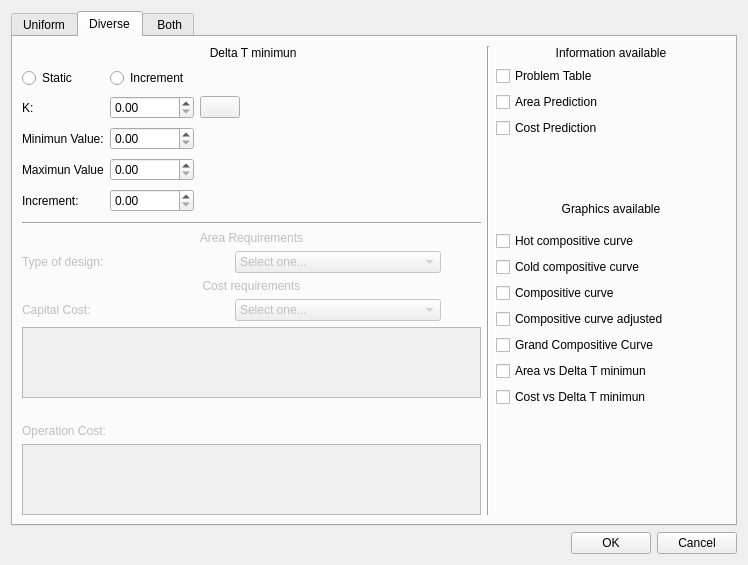
<?xml version="1.0" encoding="UTF-8"?>
<ui version="4.0">
 <class>AnalisisPersonalizado</class>
 <widget class="QWidget" name="AnalisisPersonalizado">
  <property name="geometry">
   <rect>
    <x>0</x>
    <y>0</y>
    <width>748</width>
    <height>556</height>
   </rect>
  </property>
  <property name="windowTitle">
   <string>Form</string>
  </property>
  <layout class="QGridLayout" name="gridLayout">
   <item row="0" column="0">
    <widget class="QTabWidget" name="tabWidget">
     <property name="currentIndex">
      <number>1</number>
     </property>
     <widget class="QWidget" name="uniform">
      <attribute name="title">
       <string>Uniform</string>
      </attribute>
      <layout class="QGridLayout" name="gridLayout_7">
       <item row="1" column="3">
        <layout class="QGridLayout" name="checkboxesinfo">
         <item row="2" column="0">
          <widget class="QCheckBox" name="UCP">
           <property name="text">
            <string>Cost Prediction</string>
           </property>
          </widget>
         </item>
         <item row="1" column="0">
          <widget class="QCheckBox" name="UAP">
           <property name="text">
            <string>Area Prediction</string>
           </property>
          </widget>
         </item>
         <item row="0" column="0">
          <widget class="QCheckBox" name="UPT">
           <property name="text">
            <string>Problem Table</string>
           </property>
          </widget>
         </item>
         <item row="3" column="0">
          <spacer name="verticalSpacer_3">
           <property name="orientation">
            <enum>Qt::Vertical</enum>
           </property>
           <property name="sizeHint" stdset="0">
            <size>
             <width>20</width>
             <height>40</height>
            </size>
           </property>
          </spacer>
         </item>
        </layout>
       </item>
       <item row="4" column="3" rowspan="4">
        <layout class="QGridLayout" name="checkbovesgrap">
         <item row="0" column="0">
          <widget class="QCheckBox" name="UHCC">
           <property name="text">
            <string>Hot compositive curve</string>
           </property>
          </widget>
         </item>
         <item row="5" column="0">
          <widget class="QCheckBox" name="UADTM">
           <property name="text">
            <string>Area vs Delta T minimun</string>
           </property>
          </widget>
         </item>
         <item row="6" column="0">
          <widget class="QCheckBox" name="UCDTM">
           <property name="text">
            <string>Cost vs Delta T minimun</string>
           </property>
          </widget>
         </item>
         <item row="1" column="0">
          <widget class="QCheckBox" name="UCCC">
           <property name="text">
            <string>Cold compositive curve</string>
           </property>
          </widget>
         </item>
         <item row="4" column="0">
          <widget class="QCheckBox" name="UGCC">
           <property name="text">
            <string>Grand Compositive Curve</string>
           </property>
          </widget>
         </item>
         <item row="2" column="0">
          <widget class="QCheckBox" name="UCC">
           <property name="text">
            <string>Compositive curve</string>
           </property>
          </widget>
         </item>
         <item row="3" column="0">
          <widget class="QCheckBox" name="UCCA">
           <property name="text">
            <string>Compositive curve adjusted</string>
           </property>
          </widget>
         </item>
         <item row="7" column="0">
          <spacer name="verticalSpacer_4">
           <property name="orientation">
            <enum>Qt::Vertical</enum>
           </property>
           <property name="sizeHint" stdset="0">
            <size>
             <width>20</width>
             <height>40</height>
            </size>
           </property>
          </spacer>
         </item>
        </layout>
       </item>
       <item row="0" column="0" colspan="2">
        <layout class="QVBoxLayout" name="DeltaHeader">
         <item>
          <widget class="QLabel" name="Utext1">
           <property name="text">
            <string> Delta T minimun</string>
           </property>
           <property name="alignment">
            <set>Qt::AlignCenter</set>
           </property>
          </widget>
         </item>
        </layout>
       </item>
       <item row="0" column="3">
        <layout class="QVBoxLayout" name="InfoAvaHeader">
         <item>
          <widget class="QLabel" name="Utext2">
           <property name="text">
            <string>Information available</string>
           </property>
           <property name="alignment">
            <set>Qt::AlignCenter</set>
           </property>
          </widget>
         </item>
        </layout>
       </item>
       <item row="2" column="3">
        <layout class="QVBoxLayout" name="GraphiHeader">
         <item>
          <widget class="QLabel" name="Utext5">
           <property name="text">
            <string>Graphics available</string>
           </property>
           <property name="alignment">
            <set>Qt::AlignCenter</set>
           </property>
          </widget>
         </item>
        </layout>
       </item>
       <item row="1" column="0" rowspan="2" colspan="2">
        <layout class="QGridLayout" name="Static_Increment">
         <item row="0" column="1">
          <widget class="QRadioButton" name="IncrementradioButton">
           <property name="text">
            <string>Increment</string>
           </property>
          </widget>
         </item>
         <item row="1" column="1">
          <widget class="QDoubleSpinBox" name="Minimun">
           <property name="enabled">
            <bool>true</bool>
           </property>
           <property name="maximum">
            <double>999999999.990000009536743</double>
           </property>
          </widget>
         </item>
         <item row="2" column="1">
          <widget class="QDoubleSpinBox" name="Maximun">
           <property name="maximum">
            <double>999999999.990000009536743</double>
           </property>
          </widget>
         </item>
         <item row="2" column="0">
          <widget class="QLabel" name="Utext10">
           <property name="text">
            <string>Maximun Value</string>
           </property>
          </widget>
         </item>
         <item row="0" column="0">
          <widget class="QRadioButton" name="StaticradioButton">
           <property name="text">
            <string>Static </string>
           </property>
          </widget>
         </item>
         <item row="3" column="1">
          <widget class="QDoubleSpinBox" name="Increment">
           <property name="decimals">
            <number>2</number>
           </property>
           <property name="maximum">
            <double>999999999.990000009536743</double>
           </property>
          </widget>
         </item>
         <item row="3" column="0">
          <widget class="QLabel" name="Utext11">
           <property name="text">
            <string>Increment:</string>
           </property>
          </widget>
         </item>
         <item row="1" column="0">
          <widget class="QLabel" name="Utext9">
           <property name="enabled">
            <bool>true</bool>
           </property>
           <property name="text">
            <string>Minimun Value:</string>
           </property>
           <property name="alignment">
            <set>Qt::AlignLeading|Qt::AlignLeft|Qt::AlignVCenter</set>
           </property>
          </widget>
         </item>
         <item row="1" column="2" rowspan="3">
          <spacer name="verticalSpacer_5">
           <property name="orientation">
            <enum>Qt::Vertical</enum>
           </property>
           <property name="sizeType">
            <enum>QSizePolicy::Ignored</enum>
           </property>
           <property name="sizeHint" stdset="0">
            <size>
             <width>20</width>
             <height>40</height>
            </size>
           </property>
          </spacer>
         </item>
        </layout>
       </item>
       <item row="3" column="0" colspan="2">
        <widget class="Line" name="line">
         <property name="orientation">
          <enum>Qt::Horizontal</enum>
         </property>
        </widget>
       </item>
       <item row="0" column="2" rowspan="8">
        <widget class="Line" name="line_2">
         <property name="orientation">
          <enum>Qt::Vertical</enum>
         </property>
        </widget>
       </item>
       <item row="4" column="0" colspan="2">
        <layout class="QVBoxLayout" name="AreaHeader">
         <item>
          <widget class="QLabel" name="Utext4">
           <property name="enabled">
            <bool>false</bool>
           </property>
           <property name="text">
            <string>Area Requirements</string>
           </property>
           <property name="alignment">
            <set>Qt::AlignCenter</set>
           </property>
          </widget>
         </item>
        </layout>
       </item>
       <item row="5" column="0" colspan="2">
        <layout class="QHBoxLayout" name="Typeofdesign">
         <item>
          <layout class="QHBoxLayout" name="contenido">
           <item>
            <widget class="QLabel" name="Utext7">
             <property name="enabled">
              <bool>false</bool>
             </property>
             <property name="text">
              <string>Type of design:</string>
             </property>
            </widget>
           </item>
           <item>
            <widget class="QComboBox" name="UTodcomboBox">
             <property name="enabled">
              <bool>false</bool>
             </property>
             <item>
              <property name="text">
               <string>Select one...</string>
              </property>
             </item>
             <item>
              <property name="text">
               <string>Countercurrent</string>
              </property>
             </item>
             <item>
              <property name="text">
               <string>Cocurrent</string>
              </property>
             </item>
            </widget>
           </item>
           <item>
            <spacer name="horizontalSpacer_2">
             <property name="orientation">
              <enum>Qt::Horizontal</enum>
             </property>
             <property name="sizeType">
              <enum>QSizePolicy::Ignored</enum>
             </property>
             <property name="sizeHint" stdset="0">
              <size>
               <width>40</width>
               <height>20</height>
              </size>
             </property>
            </spacer>
           </item>
          </layout>
         </item>
        </layout>
       </item>
       <item row="6" column="0" colspan="2">
        <layout class="QVBoxLayout" name="CostHeader">
         <item>
          <widget class="QLabel" name="Utext3">
           <property name="enabled">
            <bool>false</bool>
           </property>
           <property name="text">
            <string>Cost requirements</string>
           </property>
           <property name="alignment">
            <set>Qt::AlignCenter</set>
           </property>
          </widget>
         </item>
        </layout>
       </item>
       <item row="7" column="0" colspan="2">
        <layout class="QGridLayout" name="Costos">
         <item row="3" column="1" colspan="2">
          <widget class="QLabel" name="UAVISO">
           <property name="text">
            <string/>
           </property>
          </widget>
         </item>
         <item row="4" column="1" colspan="2">
          <widget class="QLabel" name="Utext8">
           <property name="enabled">
            <bool>false</bool>
           </property>
           <property name="text">
            <string>Operation Cost:</string>
           </property>
          </widget>
         </item>
         <item row="5" column="1" colspan="2">
          <widget class="QTableWidget" name="UtableOperation">
           <property name="enabled">
            <bool>false</bool>
           </property>
          </widget>
         </item>
         <item row="2" column="1" colspan="2">
          <widget class="QTableWidget" name="UtableCapital">
           <property name="enabled">
            <bool>false</bool>
           </property>
          </widget>
         </item>
         <item row="1" column="1" colspan="2">
          <layout class="QGridLayout" name="Capitalcost">
           <item row="0" column="0">
            <widget class="QLabel" name="Utext6">
             <property name="enabled">
              <bool>false</bool>
             </property>
             <property name="text">
              <string>Capital Cost:</string>
             </property>
            </widget>
           </item>
           <item row="0" column="1">
            <widget class="QComboBox" name="UFCapcomboBox">
             <property name="enabled">
              <bool>false</bool>
             </property>
             <item>
              <property name="text">
               <string>Select one...</string>
              </property>
             </item>
             <item>
              <property name="text">
               <string>a+b*(A)^c   </string>
              </property>
             </item>
             <item>
              <property name="text">
               <string>b*(A)^c  </string>
              </property>
             </item>
            </widget>
           </item>
           <item row="0" column="2">
            <spacer name="horizontalSpacer_3">
             <property name="orientation">
              <enum>Qt::Horizontal</enum>
             </property>
             <property name="sizeType">
              <enum>QSizePolicy::Ignored</enum>
             </property>
             <property name="sizeHint" stdset="0">
              <size>
               <width>40</width>
               <height>20</height>
              </size>
             </property>
            </spacer>
           </item>
          </layout>
         </item>
        </layout>
       </item>
      </layout>
     </widget>
     <widget class="QWidget" name="diverse">
      <attribute name="title">
       <string>Diverse</string>
      </attribute>
      <layout class="QGridLayout" name="gridLayout_2">
       <item row="0" column="3">
        <layout class="QVBoxLayout" name="D_InfoHeader">
         <item>
          <widget class="QLabel" name="Dtext2">
           <property name="text">
            <string>Information available</string>
           </property>
           <property name="alignment">
            <set>Qt::AlignCenter</set>
           </property>
          </widget>
         </item>
        </layout>
       </item>
       <item row="6" column="0" colspan="2">
        <layout class="QVBoxLayout" name="D_Typeofesign">
         <item>
          <layout class="QGridLayout" name="D_contenido">
           <item row="0" column="0">
            <widget class="QLabel" name="Dtext11">
             <property name="enabled">
              <bool>false</bool>
             </property>
             <property name="text">
              <string>Type of design:</string>
             </property>
             <property name="alignment">
              <set>Qt::AlignJustify|Qt::AlignVCenter</set>
             </property>
            </widget>
           </item>
           <item row="0" column="1">
            <widget class="QComboBox" name="DTodcomboBox">
             <property name="enabled">
              <bool>false</bool>
             </property>
             <item>
              <property name="text">
               <string>Select one...</string>
              </property>
             </item>
             <item>
              <property name="text">
               <string>Countercurrent</string>
              </property>
             </item>
             <item>
              <property name="text">
               <string>Cocurrent</string>
              </property>
             </item>
            </widget>
           </item>
           <item row="0" column="2">
            <spacer name="horizontalSpacer_4">
             <property name="orientation">
              <enum>Qt::Horizontal</enum>
             </property>
             <property name="sizeType">
              <enum>QSizePolicy::Ignored</enum>
             </property>
             <property name="sizeHint" stdset="0">
              <size>
               <width>40</width>
               <height>20</height>
              </size>
             </property>
            </spacer>
           </item>
          </layout>
         </item>
        </layout>
       </item>
       <item row="0" column="0" colspan="2">
        <layout class="QVBoxLayout" name="D_DeltaHeader">
         <item>
          <widget class="QLabel" name="Dtext1">
           <property name="text">
            <string> Delta T minimun</string>
           </property>
           <property name="alignment">
            <set>Qt::AlignCenter</set>
           </property>
          </widget>
         </item>
        </layout>
       </item>
       <item row="1" column="0" rowspan="3" colspan="2">
        <layout class="QGridLayout" name="D_Static_Increment">
         <item row="4" column="1">
          <widget class="QDoubleSpinBox" name="Dincrement">
           <property name="decimals">
            <number>2</number>
           </property>
           <property name="maximum">
            <double>999999999.990000009536743</double>
           </property>
          </widget>
         </item>
         <item row="2" column="1">
          <widget class="QDoubleSpinBox" name="Dminimun">
           <property name="enabled">
            <bool>true</bool>
           </property>
           <property name="maximum">
            <double>999999999.990000009536743</double>
           </property>
          </widget>
         </item>
         <item row="3" column="1">
          <widget class="QDoubleSpinBox" name="Dmaximun">
           <property name="maximum">
            <double>999999999.990000009536743</double>
           </property>
          </widget>
         </item>
         <item row="2" column="0">
          <widget class="QLabel" name="Dtext4">
           <property name="enabled">
            <bool>true</bool>
           </property>
           <property name="text">
            <string>Minimun Value:</string>
           </property>
           <property name="alignment">
            <set>Qt::AlignLeading|Qt::AlignLeft|Qt::AlignVCenter</set>
           </property>
          </widget>
         </item>
         <item row="0" column="1">
          <widget class="QRadioButton" name="DIncrementradioButton">
           <property name="text">
            <string>Increment</string>
           </property>
          </widget>
         </item>
         <item row="0" column="0">
          <widget class="QRadioButton" name="DStaticradioButton">
           <property name="text">
            <string>Static </string>
           </property>
          </widget>
         </item>
         <item row="3" column="0">
          <widget class="QLabel" name="Dtext5">
           <property name="text">
            <string>Maximun Value</string>
           </property>
          </widget>
         </item>
         <item row="1" column="0">
          <widget class="QLabel" name="Dtext7">
           <property name="text">
            <string>K:</string>
           </property>
           <property name="alignment">
            <set>Qt::AlignJustify|Qt::AlignVCenter</set>
           </property>
          </widget>
         </item>
         <item row="1" column="1">
          <widget class="QDoubleSpinBox" name="Dk">
           <property name="decimals">
            <number>2</number>
           </property>
           <property name="maximum">
            <double>10.000000000000000</double>
           </property>
          </widget>
         </item>
         <item row="4" column="0">
          <widget class="QLabel" name="Dtext6">
           <property name="text">
            <string>Increment:</string>
           </property>
          </widget>
         </item>
         <item row="1" column="3" rowspan="4">
          <spacer name="verticalSpacer_6">
           <property name="orientation">
            <enum>Qt::Vertical</enum>
           </property>
           <property name="sizeType">
            <enum>QSizePolicy::Ignored</enum>
           </property>
           <property name="sizeHint" stdset="0">
            <size>
             <width>20</width>
             <height>40</height>
            </size>
           </property>
          </spacer>
         </item>
         <item row="1" column="2">
          <widget class="QPushButton" name="pushButton">
           <property name="text">
            <string/>
           </property>
           <property name="icon">
            <iconset resource="resources.qrc">
             <normaloff>:/resources/Resources/ayuda.png</normaloff>:/resources/Resources/ayuda.png</iconset>
           </property>
          </widget>
         </item>
         <item row="0" column="3">
          <spacer name="horizontalSpacer_6">
           <property name="orientation">
            <enum>Qt::Horizontal</enum>
           </property>
           <property name="sizeHint" stdset="0">
            <size>
             <width>40</width>
             <height>20</height>
            </size>
           </property>
          </spacer>
         </item>
        </layout>
       </item>
       <item row="5" column="0" colspan="2">
        <layout class="QVBoxLayout" name="D_AreaHeader">
         <item>
          <widget class="QLabel" name="Dtext9">
           <property name="enabled">
            <bool>false</bool>
           </property>
           <property name="text">
            <string>Area Requirements</string>
           </property>
           <property name="alignment">
            <set>Qt::AlignCenter</set>
           </property>
          </widget>
         </item>
        </layout>
       </item>
       <item row="8" column="0" colspan="2">
        <layout class="QGridLayout" name="D_Costos">
         <item row="3" column="1" colspan="2">
          <widget class="QLabel" name="Dtext12">
           <property name="enabled">
            <bool>false</bool>
           </property>
           <property name="text">
            <string>Operation Cost:</string>
           </property>
           <property name="alignment">
            <set>Qt::AlignJustify|Qt::AlignVCenter</set>
           </property>
          </widget>
         </item>
         <item row="1" column="1" colspan="2">
          <widget class="QTableWidget" name="DtableCapital">
           <property name="enabled">
            <bool>false</bool>
           </property>
          </widget>
         </item>
         <item row="4" column="1" colspan="2">
          <widget class="QTableWidget" name="DtableOperation">
           <property name="enabled">
            <bool>false</bool>
           </property>
          </widget>
         </item>
         <item row="0" column="1" colspan="2">
          <layout class="QGridLayout" name="Capitalcost_2">
           <item row="0" column="0">
            <widget class="QLabel" name="Dtext10">
             <property name="enabled">
              <bool>false</bool>
             </property>
             <property name="text">
              <string>Capital Cost:</string>
             </property>
             <property name="alignment">
              <set>Qt::AlignJustify|Qt::AlignVCenter</set>
             </property>
            </widget>
           </item>
           <item row="0" column="1">
            <widget class="QComboBox" name="DFCapcomboBox">
             <property name="enabled">
              <bool>false</bool>
             </property>
             <item>
              <property name="text">
               <string>Select one...</string>
              </property>
             </item>
             <item>
              <property name="text">
               <string>a+b*(A)^c   </string>
              </property>
             </item>
             <item>
              <property name="text">
               <string>b*(A)^c  </string>
              </property>
             </item>
            </widget>
           </item>
           <item row="0" column="2">
            <spacer name="horizontalSpacer_5">
             <property name="orientation">
              <enum>Qt::Horizontal</enum>
             </property>
             <property name="sizeType">
              <enum>QSizePolicy::Ignored</enum>
             </property>
             <property name="sizeHint" stdset="0">
              <size>
               <width>40</width>
               <height>20</height>
              </size>
             </property>
            </spacer>
           </item>
          </layout>
         </item>
         <item row="2" column="1" colspan="2">
          <widget class="QLabel" name="DAVISO">
           <property name="text">
            <string/>
           </property>
          </widget>
         </item>
        </layout>
       </item>
       <item row="1" column="3">
        <layout class="QGridLayout" name="D_checkboxesinfo">
         <item row="2" column="0">
          <widget class="QCheckBox" name="DCP">
           <property name="text">
            <string>Cost Prediction</string>
           </property>
          </widget>
         </item>
         <item row="1" column="0">
          <widget class="QCheckBox" name="DAP">
           <property name="text">
            <string>Area Prediction</string>
           </property>
          </widget>
         </item>
         <item row="0" column="0">
          <widget class="QCheckBox" name="DPT">
           <property name="text">
            <string>Problem Table</string>
           </property>
          </widget>
         </item>
         <item row="3" column="0">
          <spacer name="verticalSpacer_2">
           <property name="orientation">
            <enum>Qt::Vertical</enum>
           </property>
           <property name="sizeHint" stdset="0">
            <size>
             <width>20</width>
             <height>40</height>
            </size>
           </property>
          </spacer>
         </item>
        </layout>
       </item>
       <item row="7" column="0" colspan="2">
        <layout class="QVBoxLayout" name="D_CostHeader">
         <item>
          <widget class="QLabel" name="Dtext8">
           <property name="enabled">
            <bool>false</bool>
           </property>
           <property name="text">
            <string>Cost requirements</string>
           </property>
           <property name="alignment">
            <set>Qt::AlignCenter</set>
           </property>
          </widget>
         </item>
        </layout>
       </item>
       <item row="0" column="2" rowspan="9">
        <widget class="Line" name="line_4">
         <property name="orientation">
          <enum>Qt::Vertical</enum>
         </property>
        </widget>
       </item>
       <item row="2" column="3" rowspan="2">
        <layout class="QVBoxLayout" name="D_graphiHeader">
         <item>
          <widget class="QLabel" name="Dtext3">
           <property name="text">
            <string>Graphics available</string>
           </property>
           <property name="alignment">
            <set>Qt::AlignCenter</set>
           </property>
          </widget>
         </item>
        </layout>
       </item>
       <item row="4" column="0" colspan="2">
        <widget class="Line" name="line_3">
         <property name="orientation">
          <enum>Qt::Horizontal</enum>
         </property>
        </widget>
       </item>
       <item row="5" column="3" rowspan="4">
        <layout class="QGridLayout" name="D_checkboxesgrap">
         <item row="3" column="0">
          <widget class="QCheckBox" name="DCCA">
           <property name="text">
            <string>Compositive curve adjusted</string>
           </property>
          </widget>
         </item>
         <item row="0" column="0">
          <widget class="QCheckBox" name="DHCC">
           <property name="text">
            <string>Hot compositive curve</string>
           </property>
          </widget>
         </item>
         <item row="6" column="0">
          <widget class="QCheckBox" name="DCDTM">
           <property name="text">
            <string>Cost vs Delta T minimun</string>
           </property>
          </widget>
         </item>
         <item row="2" column="0">
          <widget class="QCheckBox" name="DCC">
           <property name="text">
            <string>Compositive curve</string>
           </property>
          </widget>
         </item>
         <item row="4" column="0">
          <widget class="QCheckBox" name="DGCC">
           <property name="text">
            <string>Grand Compositive Curve</string>
           </property>
          </widget>
         </item>
         <item row="5" column="0">
          <widget class="QCheckBox" name="DADTM">
           <property name="text">
            <string>Area vs Delta T minimun</string>
           </property>
          </widget>
         </item>
         <item row="1" column="0">
          <widget class="QCheckBox" name="DCCC">
           <property name="text">
            <string>Cold compositive curve</string>
           </property>
          </widget>
         </item>
         <item row="7" column="0">
          <spacer name="verticalSpacer">
           <property name="orientation">
            <enum>Qt::Vertical</enum>
           </property>
           <property name="sizeHint" stdset="0">
            <size>
             <width>20</width>
             <height>40</height>
            </size>
           </property>
          </spacer>
         </item>
        </layout>
       </item>
      </layout>
     </widget>
     <widget class="QWidget" name="both">
      <attribute name="title">
       <string> Both</string>
      </attribute>
     </widget>
    </widget>
   </item>
   <item row="1" column="0">
    <layout class="QGridLayout" name="gridLayout_3">
     <item row="0" column="2">
      <widget class="QPushButton" name="CANCEL">
       <property name="text">
        <string>Cancel</string>
       </property>
      </widget>
     </item>
     <item row="0" column="1">
      <widget class="QPushButton" name="OK">
       <property name="text">
        <string>OK</string>
       </property>
      </widget>
     </item>
     <item row="0" column="0">
      <spacer name="horizontalSpacer">
       <property name="orientation">
        <enum>Qt::Horizontal</enum>
       </property>
       <property name="sizeHint" stdset="0">
        <size>
         <width>40</width>
         <height>20</height>
        </size>
       </property>
      </spacer>
     </item>
    </layout>
   </item>
  </layout>
 </widget>
 <resources>
  <include location="resources.qrc"/>
 </resources>
 <connections/>
</ui>
